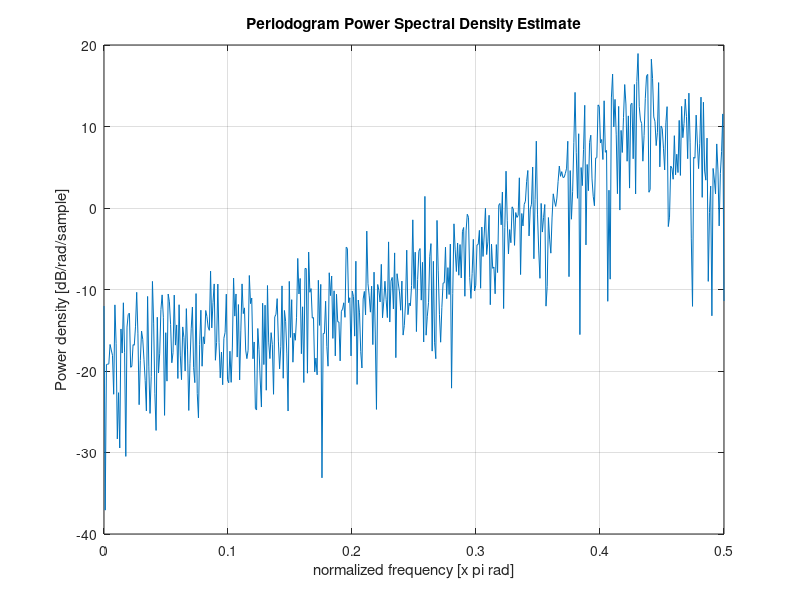
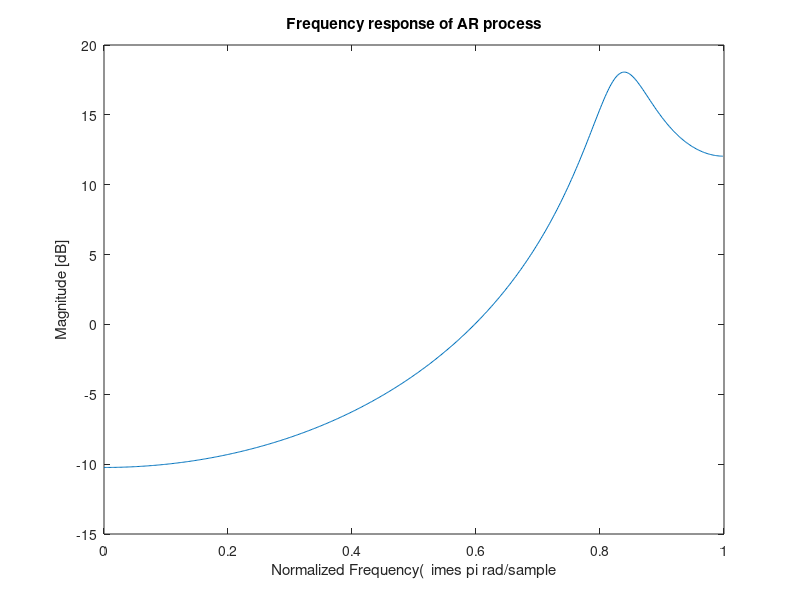

The MATLAB source for these figures, in order:
%% create ar process
A = [1 1.5 0.75];
rng(123)
x = filter(1,A,randn(1000,1));

[H1,w1]=freqz(1,A);

figure()
periodogram(x)

figure
plot(w1/pi,20*log10(abs(H1)))
xlabel("Normalized Frequency(\times \pi rad/sample")
ylabel("Magnitude [dB]")
title("Frequency response of AR process")





